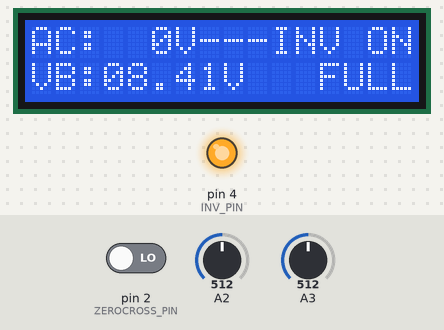
A sketch run on a simulated Arduino Uno, built with avr-gcc and run on an emulated ATmega328P. Parts: 16×2 character LCD, output pins drawn as LEDs (lit = HIGH). The inputs (shaded band) are chosen by the test bench; at power-on: A2 = 512, A3 = 512, pin 2 (ZEROCROSS_PIN) LOW.

Above: at 1.3 s.
1.4 s: A2 set to 716
At 4.2 s:
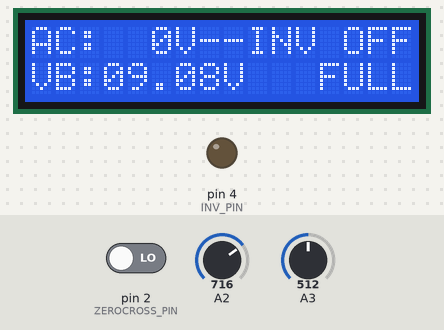
10.9 s: A3 set to 651
At 12.0 s:
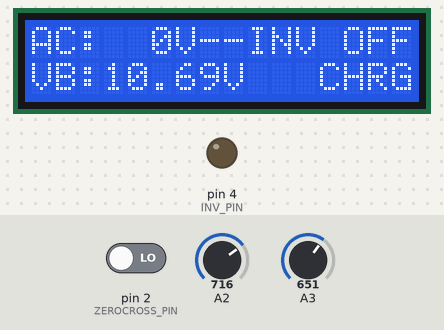
13.0 s: A3 set to 675
At 17.5 s:
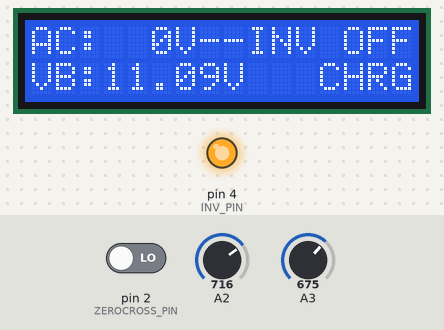
19.2 s: A2 set to 306
At 21.2 s:
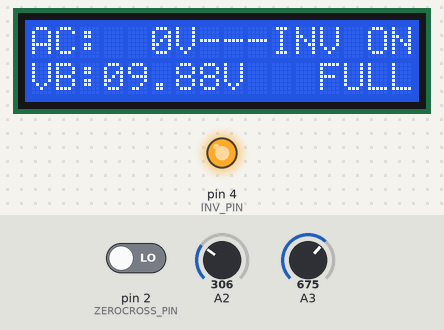
24.3 s: A3 set to 685
At 26.2 s:
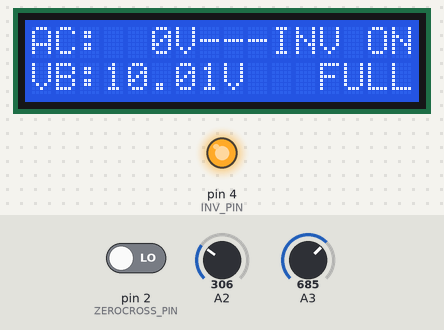
29.5 s: A2 set to 122
At 32.6 s:
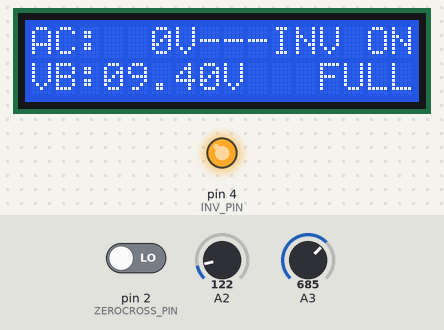
Timing chart, 0 to 33.6 s (numbered marks = the images above; inputs shaded):
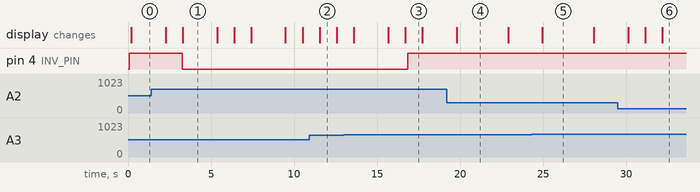

The sketch:

inverter.ino
```cpp
#include <LiquidCrystal_I2C.h>
LiquidCrystal_I2C lcd(0x27, 16, 2);
#define ZEROCROSS_PIN PD2  // pin for the external interrupt (Input with Pullup)
#define INV_PIN PD4        // pin to trigger the INV_PIN (Output)
#define OCR_VALUE_INC 16
#define OCR1A_VAL 16
#define INVERTER_OFF_DELAY 4  // time in seconds to turn off inverter after power restore
#define INVERTER_ON_THR 1.6
#define INVERTER_OFF_THR 2.6
#define AC_VOLT_FACTOR 76.28
#define DC_VOLT_FACTOR 16.83
#define LOW_BATT_THR 10.00
#define CHARGE_OFF_THR 14.20
#define CHARGE_OFF_DELAY 4

bool isInverterOn = false;
volatile float peakVoltage = 0;
volatile float maxVoltage = 0;
volatile unsigned int invOffSecCounter = 0;
unsigned int chargeOnSecCounter = 0;
int lowBatSecCounter = 0;
bool isLowBattery = false;
bool isCharging = false;
bool chargeOnceAfterMainsFail = false;
char cstr[20];

void setup() {
  lcd.init();
  lcd.backlight();
  lcd.home();
  lcd.clear();

  DDRD |= _BV(INV_PIN);
  DDRD &= ~_BV(ZEROCROSS_PIN);
  PORTD &= ~_BV(INV_PIN);

  cli();
  TCCR1A = 0;                               // clear timer1 register (TCCR1A)
  TCCR1B = 0;                               // clear timer1 register (TCCR1B)
  TCCR1B |= (1 << CS12) | (1 << CS10);      // set prescaler of timer1 to 1024
  TIMSK1 |= (1 << OCIE1A) | (1 << OCIE1B);  // activate timer compare match interrupt for OCR0A and OCR0B
  OCR1A = 0;
  OCR1B = 0;
  TCNT1 = 0;
  attachInterrupt(digitalPinToInterrupt(2), zeroCross, CHANGE);
  sei();

  delay(100);
}

void zeroCross() {
  cli();
  TCNT1 = 0;
  sei();
  // rising edge
  if (PIND & _BV(2)) {
    OCR1A = OCR1A_VAL;  // interrupt every 1ms to read AC voltage
  } else {
    // falling edge
    OCR1B = TCNT1 + 79;  // interrupt after 5ms to confirm power outage
    peakVoltage = maxVoltage;
  }

  if (peakVoltage <= INVERTER_ON_THR) {
    invOffSecCounter = 0;
  }

  if (!isInverterOn && !isLowBattery && peakVoltage <= INVERTER_ON_THR) {
    turnOnInverter();
  }

  maxVoltage = 0;
}

ISR(TIMER1_COMPA_vect) {
  int x = analogRead(A2);
  x = x <= 20 ? 0 : x;  // Filter out noise
  maxVoltage = max(maxVoltage, (x / 1024.0) * 5.0);
  OCR1A = TCNT1 + OCR1A_VAL;
}

ISR(TIMER1_COMPB_vect) {
  if (!(PIND & _BV(2))) {

    if (!isInverterOn && !isLowBattery) {
      turnOnInverter();
    }

    peakVoltage = 0;
    maxVoltage = 0;
  }
}

void turnOnInverter() {
  chargeOff();
  PORTD |= _BV(INV_PIN);
  isInverterOn = true;
  invOffSecCounter = 0;
  chargeOnceAfterMainsFail = false;
}

void turnOffInverter() {
  PORTD &= ~_BV(INV_PIN);
  isInverterOn = false;
}

float readBatteryVolt() {
  float vbat = 0.0;
  for (byte i = 0; i < 5; i++) {
    vbat += (analogRead(A3) / 1024.0) * DC_VOLT_FACTOR;
  }
  return vbat / 5;
}

void chargeOn() {
  // set charge pin high
  isCharging = true;
  chargeOnceAfterMainsFail = true;
}

void chargeOff() {
  // set charge pin low
  isCharging = false;
  chargeOnSecCounter = 0;
}

void loop() {

  if (isInverterOn && peakVoltage >= INVERTER_OFF_THR) {
    invOffSecCounter++;
  }
  if (invOffSecCounter >= INVERTER_OFF_DELAY && peakVoltage >= INVERTER_OFF_THR) {
    turnOffInverter();
  }

  float batteryVoltage = readBatteryVolt();

  if (isInverterOn && batteryVoltage <= LOW_BATT_THR) {
    lowBatSecCounter++;
  } else {
    lowBatSecCounter = 0;
  }
  if (isInverterOn && lowBatSecCounter >= INVERTER_OFF_DELAY) {
    turnOffInverter();
    isLowBattery = true;
  }
  if (batteryVoltage >= 11.00) {
    isLowBattery = false;
  }

  if (!isCharging && !chargeOnceAfterMainsFail && !isInverterOn) {
    chargeOnSecCounter++;
  }
  if (!isCharging && !chargeOnceAfterMainsFail && chargeOnSecCounter >= CHARGE_OFF_DELAY) {
    chargeOn();
  }
  if (isCharging && batteryVoltage >= CHARGE_OFF_THR) {
    chargeOff();
  }

  lcd.setCursor(0, 0);
  sprintf(cstr, "AC:%3dV", (int)(peakVoltage * AC_VOLT_FACTOR));
  lcd.print(cstr);

  lcd.print(isInverterOn ? "---INV ON " : "--INV OFF");

  lcd.setCursor(0, 1);
  int whole = (int)batteryVoltage;
  int fractional = (int)((batteryVoltage - whole) * 100);
  sprintf(cstr, "VB:%02d.%02dV", whole, fractional);
  lcd.print(cstr);

  lcd.setCursor(12, 1);
  if (isCharging) {
    lcd.print("CHRG");
  } else {
    lcd.setCursor(12, 1);
    lcd.print("FULL");
  }

  // lcd.clear();
  // lcd.print(peakVoltage);

  delay(1000);
}
```

Measured:
- the behaviour switches between 657 and 658 on A3 (found by bisection; images 2 and 3)
- after the input at 10.9 s, the display: changes after 0.64 s (image 2)
- after the input at 13.0 s, pin 4 (INV_PIN): LOW → HIGH after 3.8 s; the display: changes after 0.60 s (image 3)
- after the input at 19.2 s, the display: changes after 0.59 s (image 4)
- after the input at 24.3 s, the display: changes after 0.65 s (image 5)
- after the input at 29.5 s, the display: changes after 0.61 s (image 6)
- what the display in image 1 shows lasts 2.1 s, from 3.3 s to 5.4 s
